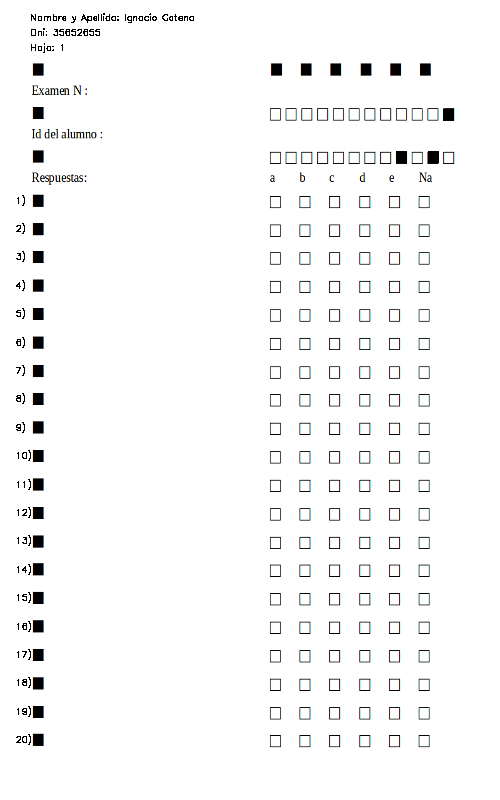
#> input picture PyhtonLector/IgnacioCatena1.png, 500 x 800 px
$ python -i Borrar.py   (imports and definitions only)   (Python 2 division)   (older library calls are emulated)
#> lines starting #> are read from the running program, lines starting #| are printed output that depends on the picture; after the words box and inside, x2 and y2 are one past the last pixel; in counts of white or black regions, pixels touching at a corner belong together
# import the necessary packages
import numpy as np
import cv2
import math as m

def rest(a,b):
	return (a[0]-b[0],a[1]-b[1])

def suma(a,b):
	return (a[0]+b[0],a[1]+b[1])


def getPoint(a,b,c):
	return (a[0] +c*b[0],a[1] +c*b[1])

def getUni(a):
	norma=(1/cv2.norm(a))
	return(a[0]*norma,a[1]*norma)

def pp(a,b):
	return a[0]*b[0]+a[1]*b[1]

def getVec(p1, p2):
	return rest(p2,p1)

def getVecUni(p1,p2):
	return getUni(getVec(p1,p2))

def CorreccionAngulos(Ref1,Ref2):
	vNormal=(0,1)
	return m.acos(pp(getUni(rest(Ref2,Ref1)),vNormal))

def getAng(a,b):
	return m.acos(pp(getUni(a),getUni(b)))

def CorregirExamen(path):
#> called with path = 'IgnacioCatena1.png'
	img=cv2.imread(path)
#> img is the input picture: shape (800, 500, 3); mean B, G, R 248, 248, 247.9
	alto, ancho, canales = img.shape;
#> alto = 800; ancho = 500; canales = 3
	img=cv2.resize(img,(500, 800), interpolation = cv2.INTER_CUBIC)

	alto, ancho, canales = img.shape;
	img_g = cv2.cvtColor(img, cv2.COLOR_RGB2GRAY)
	ret,img_g = cv2.threshold(img_g,200,255,cv2.THRESH_BINARY_INV)
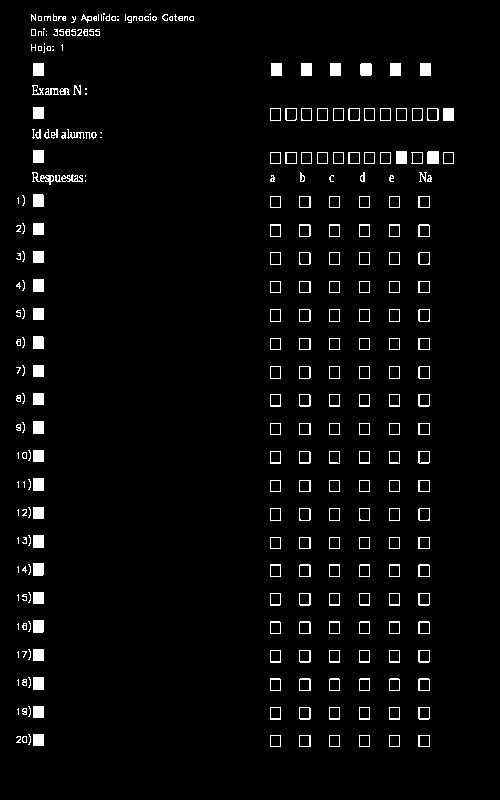
#> img_g: shape (800, 500); 3.5% white; 303 white regions (88 under 20 px), largest, box (x1, y1, x2, y2) and area: (427, 151, 439, 164) 155, (360, 63, 372, 76) 152, (33, 63, 44, 76) 143

	cv2.imwrite('/home/nacho/Escritorio/PyhtonLector/binaria.png',img_g)

	# [4 lines of commented-out code are left out]

	kernel = cv2.getStructuringElement(cv2.MORPH_ELLIPSE, (3,3))
	#im = np.zeros((100,100), dtype=np.uint8)
	#im[50:,50:] = 255
	ero = cv2.erode(img_g, kernel, iterations = 3)
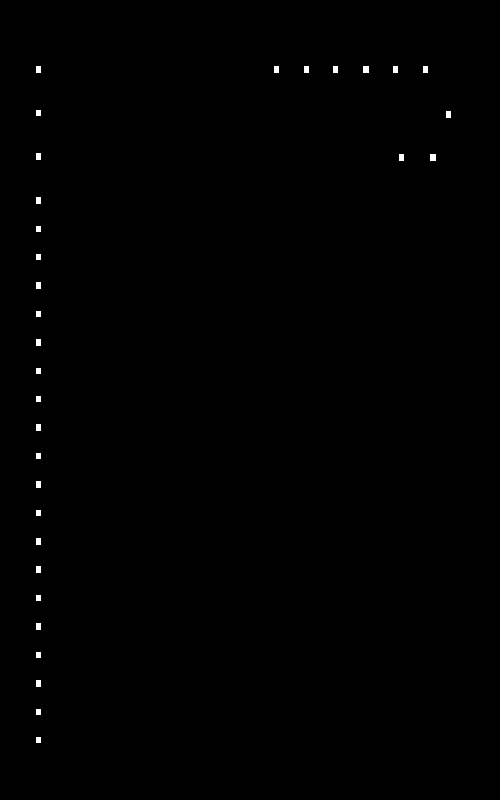
#> ero: shape (800, 500); 0.27% white; 32 white regions, largest, box (x1, y1, x2, y2) and area: (363, 66, 369, 73) 42, (430, 154, 436, 161) 42, (36, 66, 41, 73) 35
	dil = cv2.dilate(ero, kernel, iterations = 2)
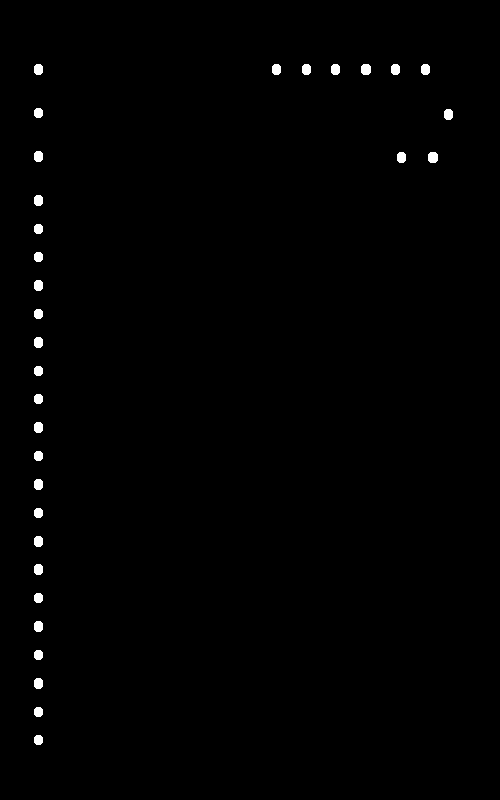
#> dil: shape (800, 500); 0.67% white; 32 white regions, largest, box (x1, y1, x2, y2) and area: (361, 64, 371, 75) 98, (428, 152, 438, 163) 98, (34, 64, 43, 75) 87

	cv2.imwrite('/home/nacho/Escritorio/PyhtonLector/morpo.png',img_g)

	cv2.imwrite('/home/nacho/Escritorio/PyhtonLector/erode.png',ero)
	cv2.imwrite('/home/nacho/Escritorio/PyhtonLector/dilate.png',dil)

	img_g=dil


	#--------------------------------------------------------------------------


	cant_v,labels,stats,cen = cv2.connectedComponentsWithStats(img_g, 8, cv2.CV_32S)
#> labels: shape (800, 500) int32; 33 distinct labels, from 0 to 32
#> cant_v = 33; stats = 33 rows, first 6: [0, 0, 500, 800, 397302], [34, 64, 9, 11, 87], [272, 64, 9, 11, 87], [302, 64, 9, 11, 87], [331, 64, 9, 11, 87], [361, 64, 10, 11, 98]; cen = 33 pairs, first value 38 to 448, second value 69 to 739.5
	print cant_v
#| 33

	print cen[2,]
#| [276.  69.]
	Ref=(cen[2,0]-cen[1,0],cen[2,1]-cen[1,1])
#> Ref = (238, 0)
	Ref3=(cen[3,0]-cen[1,0],cen[3,1]-cen[1,1])
#> Ref3 = (268, 0)
	Ref4=(cen[4,0]-cen[1,0],cen[4,1]-cen[1,1])
#> Ref4 = (297, 0)
	Ref8=(cen[8,0]-cen[1,0],cen[8,1]-cen[1,1])
#> Ref8 = (0, 43.5)

	RR3= (getAng(Ref,Ref3))*180/m.pi
#> in getUni, `norma=(1/cv2.norm(a))`: norma = 0.0042
#> RR3 = 0
	RR4= (getAng(Ref,Ref4))*180/m.pi
#> RR4 = 0
	vHorizontal=(1.0,1.0)
	vVertical=getUni(Ref8)
#> vVertical = (0, 1)
	if(m.fabs(RR3-RR4)<2):
		vHorizontal=getUni(Ref)
#> vHorizontal = (1, 0)
	else:
		vHorizontal=getUni(suma(Ref3,Ref4))
	#	/**
	#	Aqui lo que recorre de los nodos, son los 2 a 7, osea 6
	#	primeros cuadraditos negros
	#
	#	**/
	dist=[]
	resultado=[]

	for i in range(2,8):
		vaux=(cen[i, 0]-cen[1,0], cen[i, 1]-cen[1,1])
		dist.append(cv2.norm(vaux))
		img=cv2.circle(img, (int(cen[i,0]),int(cen[i,1])), 3, (0,0,255))
#> this loop made 6 passes
#> vaux on passes 1 to 6: (238, 0), (268, 0), (297, 0), (327.5, 0), (357, 0), (387, 0)
#> img: shape (800, 500, 3); mean B, G, R 248, 248, 247.9
#> after the loop, dist = [238, 268, 297, 327.5, 357, 387]


	#/** Funcion que calcula angulos**/
	ang=CorreccionAngulos((cen[1, 0],cen[1, 1]),(cen[8, 0],cen[8, 1]))
#> ang = 0
	#	cout<<"------   ANGULO IMAGEN: "<<ang*180/CV_PI<<endl

	#/** PRIMER CUADRADITO IZQUIERDO INFERIOR **/


	#/** Aqui detecto el examen **/
	P8=(cen[8, 0], cen[8, 1])
#> P8 = (38, 112.5)
	contador=0
	idex=0
	for i in range(0,12):
		pExam=getPoint(P8,vHorizontal,dist[0]*(1+i*0.0666))
		img=cv2.circle(img, (int(pExam[0]),int(pExam[1])), 3, (255,0,255))
		if(img_g.item(int(pExam[1]),int(pExam[0]))>200):
			contador=contador+1
			idex=idex+m.pow(2,12-i-1)
#> this loop made 12 passes
#> pExam on passes 1 to 12: (276, 112.5), (291.9, 112.5), (307.7, 112.5), (323.6, 112.5), (339.4, 112.5), (355.3, 112.5), (371.1, 112.5), (387, 112.5), (402.8, 112.5), (418.7, 112.5), (434.5, 112.5), (450.4, 112.5)
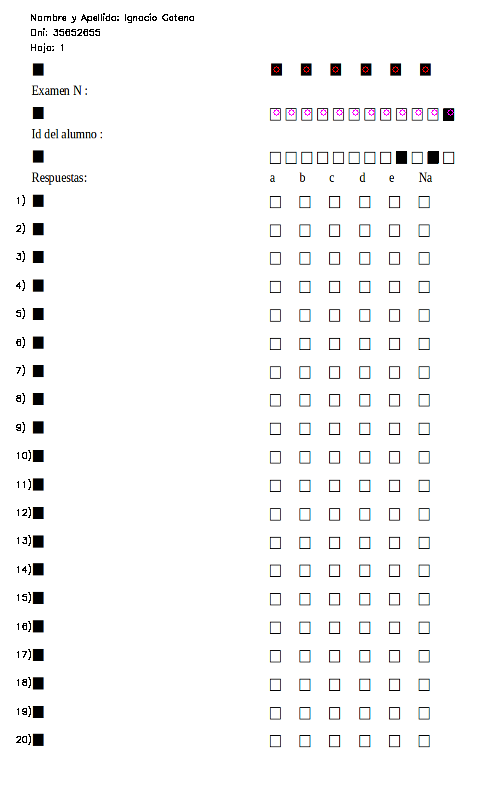
#> img: shape (800, 500, 3); mean B, G, R 248, 247.9, 248
#> after the loop, contador = 1; idex = 1

	#cout<<"--------Num EXAMEN---------------------"<<endl
	print "contador para examen: "+ str(contador)
#| contador para examen: 1
	print "idex: "+ str(idex)
#| idex: 1.0
	#print img_g.item(339,159),img_g[339,159]
	#print img_g[159,341],img_g.item(159,341)


	#/** Aqui detecto el id del alumno **/
	indi=9+contador
#> indi = 10
	PINDI=(cen[indi, 0], cen[indi, 1])
#> PINDI = (38, 156)
	contador=0
	idal=0
	for i in range(0,12):
		pAlu=getPoint(PINDI,vHorizontal,dist[0]*(1+i*0.0666))
		img=cv2.circle(img, (int(pAlu[0]),int(pAlu[1])), 3, (255,0,255))
		if(img_g.item(int(pAlu[1]),int(pAlu[0]))>200):
			contador=contador+1
			idal=idal+m.pow(2,12-i-1)
#> this loop made 12 passes
#> pAlu on passes 1 to 12: (276, 156), (291.9, 156), (307.7, 156), (323.6, 156), (339.4, 156), (355.3, 156), (371.1, 156), (387, 156), (402.8, 156), (418.7, 156), (434.5, 156), (450.4, 156)
#> img: shape (800, 500, 3); mean B, G, R 248, 247.8, 248
#> after the loop, contador = 2; idal = 10
	#cout<<"--------Num ALUMNO---------------------"<<endl
	print "contador para alumno: "+ str(contador)
#| contador para alumno: 2
	print "idAlu: "+ str(idal)
#| idAlu: 10.0


	#/** CORRECCION DEL EXAMEN  **/
	indi1=indi+contador+1
#> indi1 = 13
	tam=len(cen)
#> tam = 33
	#cout<<"Centroides: "<<centroids.rows<<" indi1:"<<indi1<<endl
	for i in range(indi1, tam, 2):
	#for i in range(indi1i:2:tam):
		Pi=(cen[i,0],cen[i,1])
		Pf=(cen[i+1,0],cen[i+1,1])
		img=cv2.circle(img, (int(Pi[0]),int(Pi[1])), 3, (255,255,0))
		if(cv2.norm(getVec(Pi,Pf))<cv2.norm(Ref8)+10):
			i=i-1
			resultado.append(0)
			continue
		img=cv2.circle(img, (int(Pf[0]),int(Pf[1])), 3, (255,255,0))
		nor=cv2.norm(getVec(Pi,Pf))
		mini=6
		dif=10000
		for j in range(0,len(dist)):
			if(m.fabs(nor-dist[j])<dif):
				dif=m.fabs(nor-dist[j])
				mini=j+1
		resultado.append(mini)
#> this loop made 10 passes
#> (Pi, Pf, i) on passes 1 to 10: ((38, 200), (38, 228.5), 12), ((38, 256.5), (38, 285), 14), ((38, 313.5), (38, 342), 16), ((38, 370.5), (38, 398.5), 18), ((38, 427), (38, 455.5), 20), ((38, 484), (38, 512.5), 22), ((38, 541), (38, 569), 24), ((38, 597.5), (38, 626), 26), ((38, 654.5), (38, 683), 28), ((38, 711.5), (38, 739.5), 30)
#> pass 1, in CorregirExamen, `img=cv2.circle(img, (int(Pi[0]),int(Pi[1])), 3, (255,255,0))`:
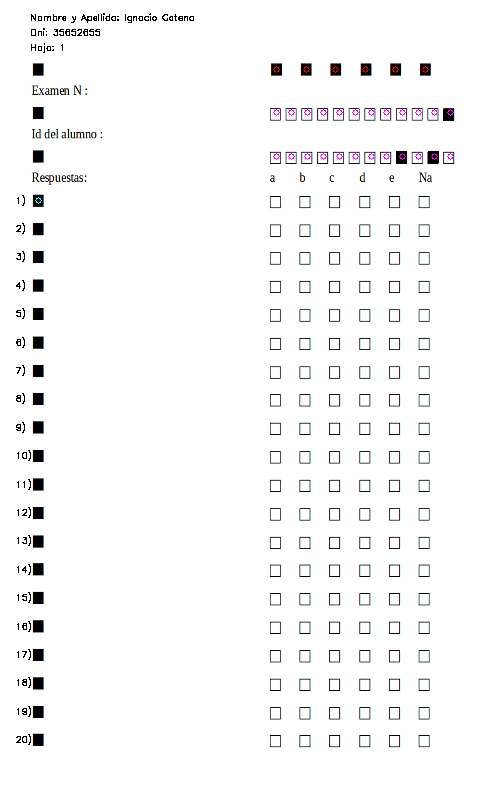
#> img: shape (800, 500, 3); mean B, G, R 248, 247.8, 248
#> after the loop: img: shape (800, 500, 3); mean B, G, R 248.1, 247.9, 248
#> after the loop, resultado = [0, 0, 0, 0, 0, 0, 0, 0, 0, 0]

	for i in range(0,len(resultado)):
		print(resultado[i])
#> this loop made 10 passes
#| 0
#| 0
#| 0
#| 0
#| 0
#| 0
#| 0
#| 0
#> (further printed lines are left out)

	cv2.imwrite('/home/nacho/Escritorio/PyhtonLector/Circulos.png',img)
	return [idal,idex,resultado]


#print CorregirExamen("/home/nacho/Escritorio/PyhtonLector/tested-4.png")

>>> result = CorregirExamen('IgnacioCatena1.png')
#> result = [10, 1, [0, 0, 0, 0, 0, 0, 0, 0, 0, 0]]
